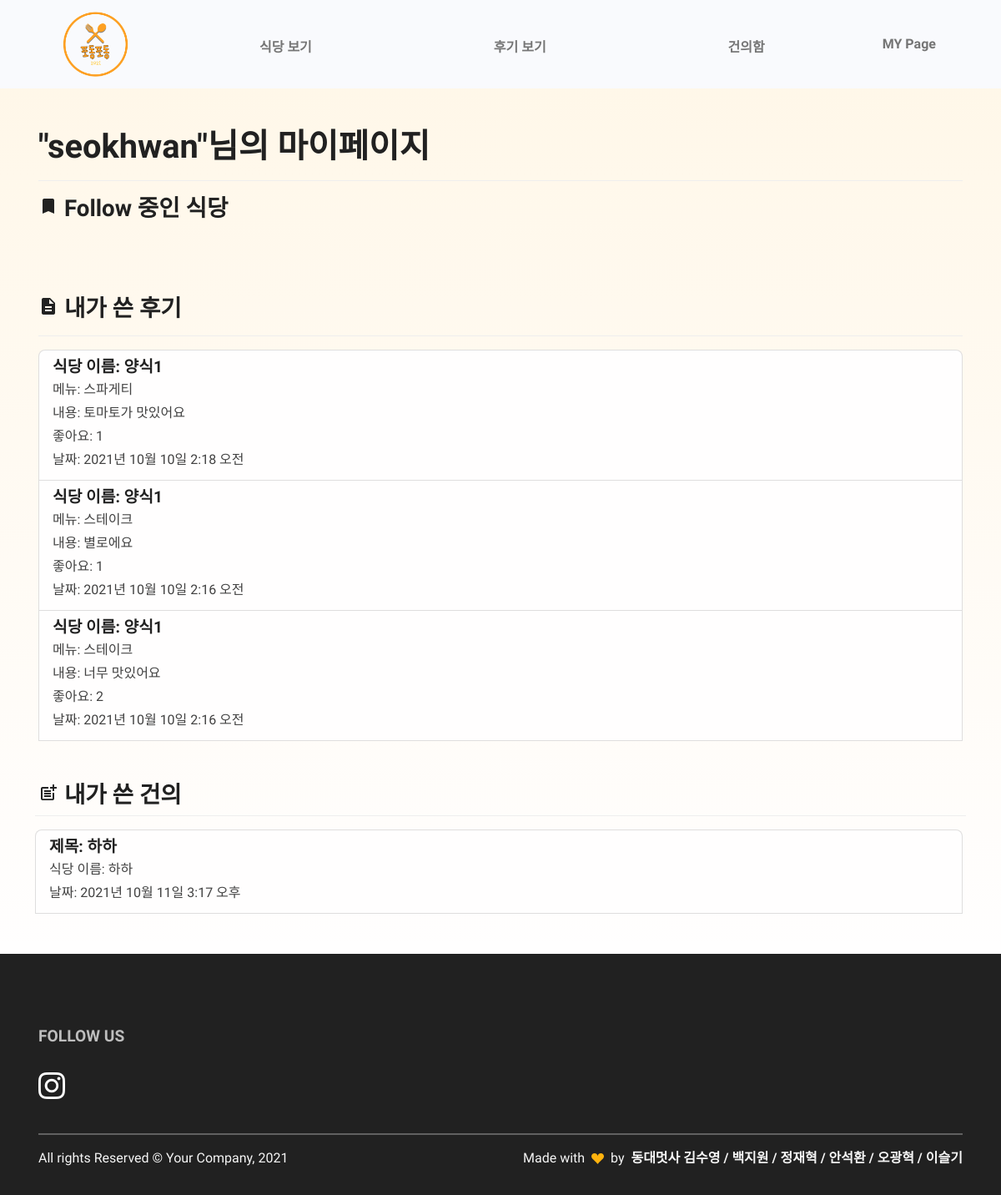
Page /users/2/mypage/ (signed in) on the earlier database version.
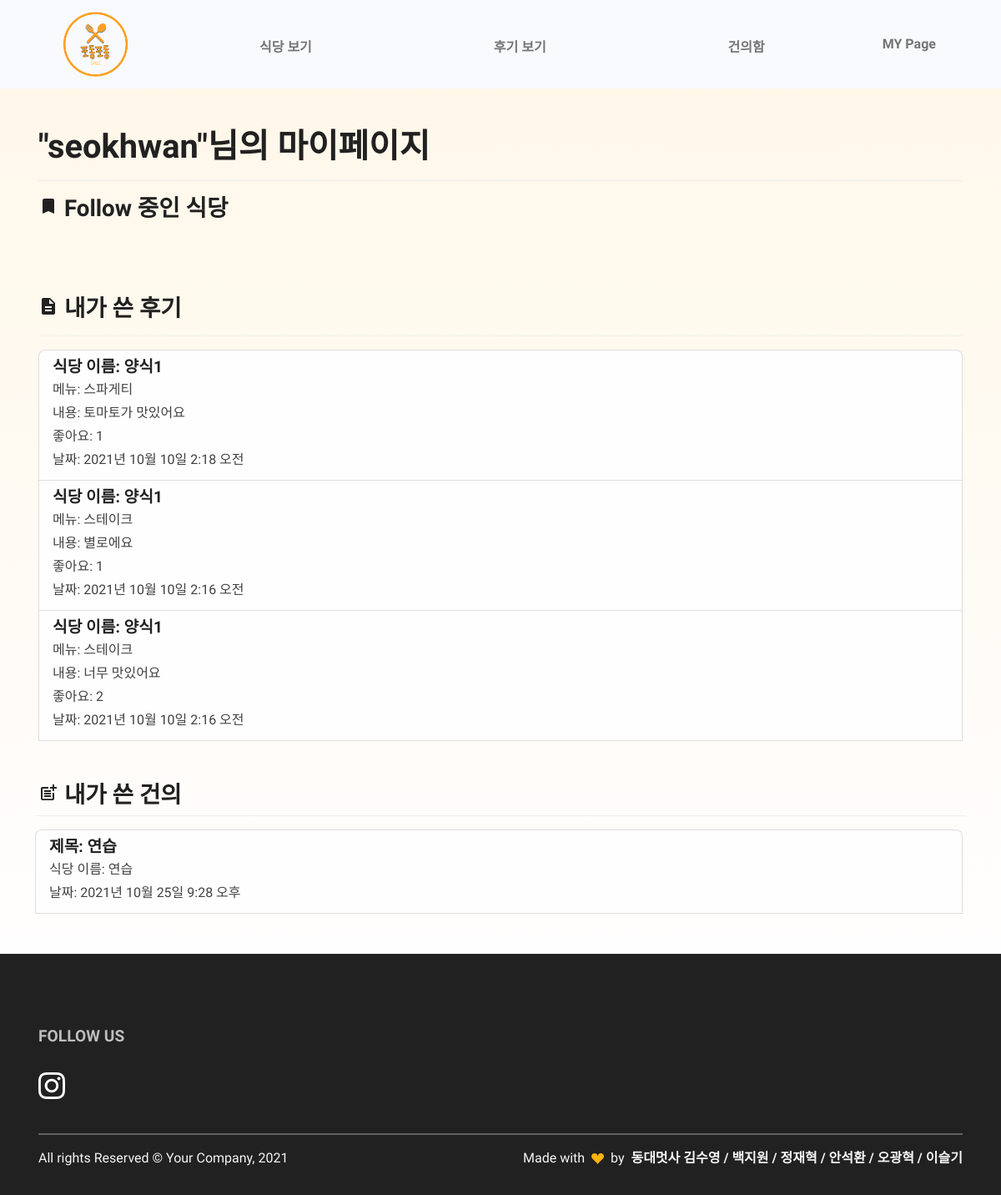
Same page on the later database version.
### restaurant/models.py (models this page shows, shortened)
class Comment(models.Model):
    id = models.AutoField(primary_key=True)
    restaurant = models.ForeignKey(Restaurant, on_delete=models.CASCADE)
    menu = models.ForeignKey(FoodMenu, on_delete=models.CASCADE)
    content = models.TextField()
    thumbnail = models.ImageField(upload_to='comment/', blank=True)
    created_at = models.DateTimeField(auto_now_add=True)
    like_users = models.ManyToManyField(settings.AUTH_USER_MODEL, blank=True, related_name="like_comments")
    hate_users = models.ManyToManyField(settings.AUTH_USER_MODEL, blank=True, related_name="hate_comments")
    user = models.ForeignKey(settings.AUTH_USER_MODEL, on_delete=models.CASCADE, null=True)

class Restaurant(models.Model):
    id = models.AutoField(primary_key=True)
    category = models.ForeignKey(Category, on_delete=models.CASCADE)
    name = models.CharField(max_length=30)
    location = models.CharField(max_length=100, blank=True)
    phone_number = models.CharField(max_length=15, blank=True)
    business_hour = models.CharField(max_length=150, blank=True)
    thumbnail = models.ImageField(upload_to='images/', blank=True)
    follow_users = models.ManyToManyField(settings.AUTH_USER_MODEL, blank=True, related_name="follow_restaurants")

class FoodMenu(models.Model):
    id = models.AutoField(primary_key=True)
    restaurant = models.ForeignKey(Restaurant, on_delete=models.CASCADE)
    name = models.CharField(max_length=20)
    price = models.CharField(max_length=20)
    def __str__(self):
        return self.name

### board/models.py (models this page shows, shortened)
class Board(models.Model):
    id = models.AutoField(primary_key=True)
    title = models.CharField(max_length=2000)
    cafeteria = models.CharField(max_length=2000)
    writer = models.ForeignKey(User, on_delete=models.CASCADE)
    date = models.DateTimeField()
    body = models.TextField()

### users/views.py (the view)
# urls.py: path("<int:id>/mypage/", views.mypage, name="mypage"),
def mypage(request,id):
    user = request.user
    context = {
        'user':user,
        'boards':Board.objects.filter(writer=user).order_by('-date'),
        'comments':Comment.objects.filter(user=user).order_by("-created_at"),
    }
    return render(request, 'users/mypage.html',context)

### users/templates/users/mypage.html (shortened to what this page needs)
{% extends 'base.html' %}
{% load static %}
{% block content %}
<link rel="stylesheet" href="{% static 'css/components/restaurant_search.css'%}">
<section class="py-0 bg-primary-gradient">
    <div class="container">
        <br>
        <h1 style = 'margin-top:8rem;'>"{{user.username}}"님의 마이페이지</h1><hr>
        <div class = 'row gx-2'>
            <h3><i class = 'material-icons'>bookmark</i> Follow 중인 식당</h3>
            <br><br><br>
            <div class="list-group">
                <br><br>
            </div>
        </div>
        <div>
            <h3><i class = 'material-icons'>description</i> 내가 쓴 후기</h3><hr>
            <div class = 'list-group'>
                {% for comment in comments %}
                <a class="list-group-item list-group-item-action" href = "{% url 'restaurant:restaurant_detail' comment.restaurant.id %}">
                    <div class="d-flex w-100 justify-content-between">
                        <h5 class="mb-1">식당 이름: {{comment.restaurant.name}}</h5><br>
                    </div>
                        <p class="mb-1">메뉴: {{comment.menu}}<br></p>
                        <p class = 'mb-1'>내용: {{comment.content}}<br></p>
                        <p class = 'mb-1'>좋아요: {{comment.like_users.count}}<br></p>
                        <p class = 'mb-1'>날짜: {{comment.created_at}}<br></p>
                </a>
                {% endfor %}
            <br><br>
            </div>
        </div>
        <div class = 'row gx-2'>
            <h3><i class = 'material-icons'>post_add</i> 내가 쓴 건의</h3><hr>
            <div class = 'list-group'>
                {% for board in boards %}
                <a class="list-group-item list-group-item-action" href = "{% url 'board:request_detail' board.id %}">
                    <div class="d-flex w-100 justify-content-between">
                        <h5 class="mb-1">제목: {{board.title}}</h5><br>
                    </div>
                        <p class="mb-1">식당 이름: {{board.cafeteria}}<br></p>
                        <p class = 'mb-1'>날짜: {{board.date}}<br></p>
                </a>
                {% endfor %}
                <br><br>
            </div>
        </div>
    </div>
</section>
{% endblock %}

Differences in the rows shown:
removed Board: title "하하", cafeteria "하하", date "2021년 10월 11일 3:17 오후"
added Board: title "연습", cafeteria "연습", date "2021년 10월 25일 9:28 오후"
